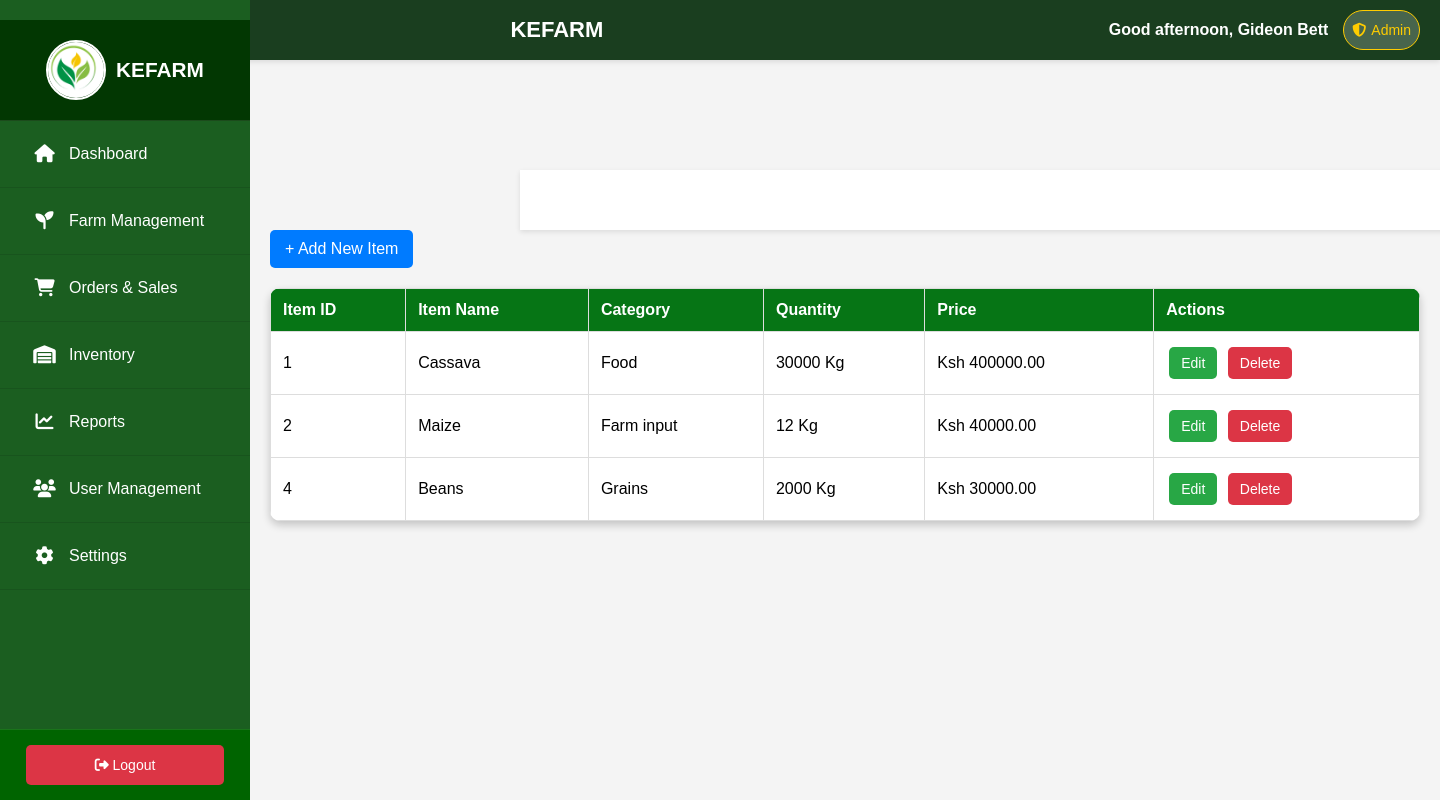
Screenshot of /Dashboard/inventory.php (signed in) with the database file from the repository.
### tables this page shows
CREATE TABLE `inventory` (
  `id` int(11) NOT NULL,
  `product_name` varchar(255) NOT NULL,
  `category` varchar(100) DEFAULT NULL,
  `quantity` int(11) NOT NULL,
  `unit_price` decimal(10,2) NOT NULL,
  `stock_level_alert` int(11) DEFAULT '10',
  `supplier` varchar(255) DEFAULT NULL,
  `added_at` timestamp NOT NULL DEFAULT CURRENT_TIMESTAMP,
  `updated_at` timestamp NOT NULL DEFAULT CURRENT_TIMESTAMP ON UPDATE CURRENT_TIMESTAMP
);

### Dashboard/inventory.php (the view, shortened to what this page needs)
<?php
include 'includes/sidebar.php';
include 'includes/header.php';
?>
<!DOCTYPE html>
<html lang="en">
<head>
    <link rel="stylesheet" href="styles.css">
    <link rel="stylesheet" href="https://cdnjs.cloudflare.com/ajax/libs/font-awesome/6.4.2/css/all.min.css">
</head>
<body>
<div class="main-content">
    <header>
        <h2>Inventory Management</h2>
    </header>
    <button style="background-color: #007bff; color: white; padding: 10px 15px; font-size: 16px; border: none; border-radius: 5px; cursor: pointer; transition: 0.3s;"
    onmouseover="this.style.backgroundColor='#0056b3'"
    onmouseout="this.style.backgroundColor='#007bff'"
    onclick="openAddModal()">
    + Add New Item
</button>
    <table>
        <thead>
            <tr>
                <th>Item ID</th>
                <th>Item Name</th>
                <th>Category</th>
                <th>Quantity</th>
                <th>Price</th>
                <th>Actions</th>
            </tr>
        </thead>
        <tbody id="inventoryTable">
    <?php
    include '../db_connect.php';
    $stmt = $conn->prepare("SELECT * FROM inventory");
    $stmt->execute();
    $result = $stmt->get_result();
    while ($row = $result->fetch_assoc()) {
        ?>
        <tr>
            <td><?php echo $row['id']; ?></td>
            <td><?php echo htmlspecialchars($row['product_name']); ?></td>
            <td><?php echo htmlspecialchars($row['category']); ?></td>
            <td><?php echo htmlspecialchars($row['quantity']); ?> Kg</td>
            <td>Ksh <?php echo htmlspecialchars($row['unit_price']); ?></td>
            <td>
                <button style="background-color: #28a745; color: white; padding: 8px 12px; border: none; border-radius: 5px; cursor: pointer;"
                    onclick="openEditModal(<?php echo (int) $row['id']; ?>)">
                    Edit
                </button>
                <button style="background-color: #dc3545; color: white; padding: 8px 12px; border: none; border-radius: 5px; cursor: pointer;"
                    onclick="deleteItem(<?php echo (int) $row['id']; ?>)">
                    Delete
                </button>
            </td>
        </tr>
        <?php
    }
    ?>
</tbody>
</body>
</html>

### Dashboard/styles.css (style rules this page uses)
:root { --primary-color: #2E7D32; --dark-green: #1B5E20; --text-color: #fff; --bg-color: #F4F4F4; }
* { margin: 0; padding: 0; box-sizing: border-box; font-family: Arial, sans-serif; }
body { background-color: var(--bg-color); }
header { background: var(--primary-color); padding: 15px; color: var(--text-color); position: fixed; width: 100%; top: 0; left: 0; z-index: 1000; height: 60px; line-height: 30px; font-size: 22px; font-weight: bold; }
.main-content { margin-left: 250px; padding: 80px 20px 20px; transition: margin-left 0.3s ease; }
table { width: 100%; border-collapse: collapse; background: white; border-radius: 10px; overflow: hidden; box-shadow: 0 4px 8px rgba(0, 0, 0, 0.2); }
th, td { padding: 10px; text-align: left; border-bottom: 1px solid #ddd; }
th { background: var(--dark-green); color: white; }
@media (min-width: 769px) { .main-content { margin-left: 250px; width: calc(100% - 250px); } }
@media (min-width: 769px) { header { width: calc(100% - 250px); left: 250px; } }

### Dashboard/inventory.php (style rules this page uses)
.main-content { margin-top: 80px; padding: 20px; }
table { width: 100%; border-collapse: collapse; margin-top: 20px; }
table th, table td { padding: 12px; text-align: left; border: 1px solid #ddd; }
table th { background-color:rgb(6, 117, 21); font-weight: bold; }
button { padding: 10px 15px; font-size: 14px; border: none; border-radius: 5px; cursor: pointer; transition: 0.3s ease-in-out; }
td button { margin: 3px; }
header { position: relative; width: 100%; background-color: #fff; padding: 15px 20px; box-shadow: 0px 2px 5px rgba(0, 0, 0, 0.1); z-index: 1000; }

### rows the page displays
inventory: id "1", product_name "Cassava", category "Food", quantity "30000", unit_price "400000.00"
inventory: id "2", product_name "Maize", category "Farm input", quantity "12", unit_price "40000.00"
inventory: id "4", product_name "Beans", category "Grains", quantity "2000", unit_price "30000.00"

### other values shown
$greeting "Good afternoon"
$_SESSION["user_name"] "Gideon Bett"
$_SESSION["user_role"] "Admin"
